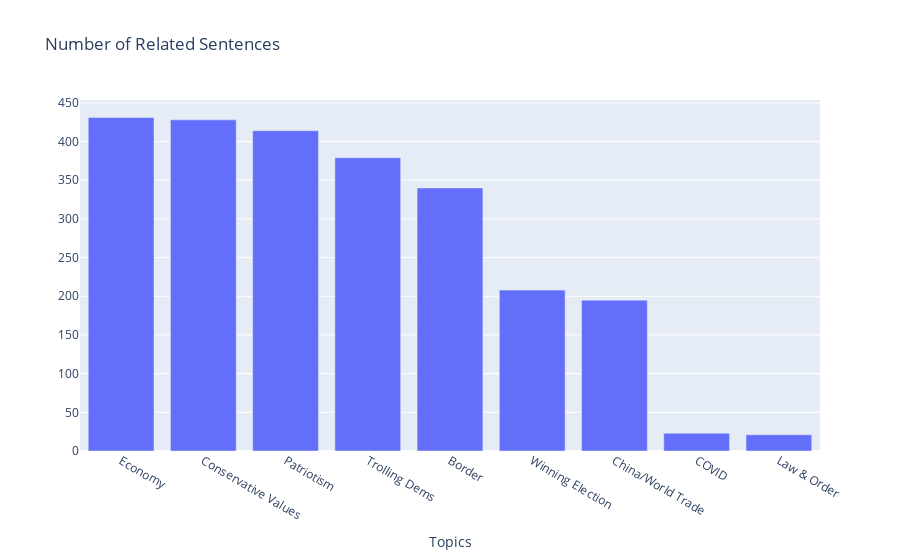

The notebook cell this image was saved under:
### Markdown cell above
## Entire Corpus

### Code cell
# All speeches
plot_topics(doc_topic_nmf, processed_corpus, 9)

### Figure 1 — Plotly figure (JSON) as saved in the notebook; plotly's stock layout.template omitted (floating-point values rounded to 4 significant figures)
{"data": [{"alignmentgroup": "True", "hovertemplate": "Topics=%{x}<br>=%{y}<extra></extra>", "legendgroup": "", "marker": {"color": "#636efa"}, "name": "", "offsetgroup": "", "orientation": "v", "showlegend": false, "textposition": "auto", "type": "bar", "x": ["Economy", "Conservative Values", "Patriotism", "Trolling Dems", "Border", "Winning Election", "China/World Trade", "COVID", "Law & Order"], "xaxis": "x", "y": [431, 428, 414, 379, 340, 208, 195, 23, 21], "yaxis": "y"}], "layout": {"barmode": "relative", "legend": {"tracegroupgap": 0}, "title": {"text": "Number of Related Sentences"}, "xaxis": {"anchor": "y", "domain": [0, 1], "title": {"text": "Topics"}}, "yaxis": {"anchor": "x", "domain": [0, 1], "title": {"text": ""}}}}
